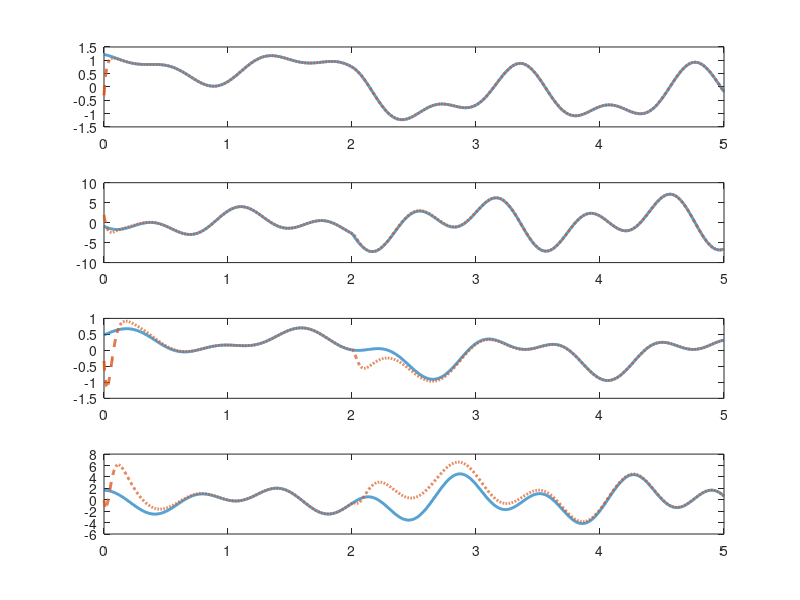
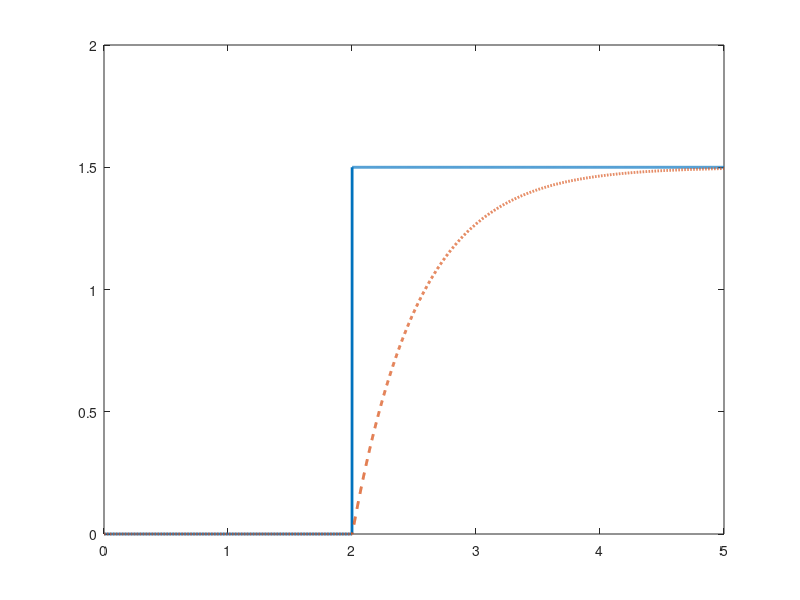

Reproduce these figures in MATLAB, in order.
clc
clear
close all

%% Simulation Time Vars

dt = 0.001;
SimTime = 5;
t = (0:dt:SimTime)';
nt = numel(t);

%% Single-Link Flexible Joint Robot System Params

A = [1, 1e-3, 0, 0; -0.05, 1, 0.05, 0; 0, 0, 1, 1e-3; 0.02, 0, -0.02, 1];
B = [0, 0.0216, 0, 0]';
f = @(x) [0, 0, 0, -0.0333 * sin(x)]';

% A_tilde = diag(linspace(-0.8, 0.8, 4));
% A_tilde = 0.1 * eye(4);
A_tilde = [-0.5, 0.5, 0, 0; -0.5, -0.5, 0, 0; 0, 0, -0.2, 0.3; 0, 0, -0.3, -0.2];

%% Designing Params

M = zeros(4); M(4, 3) = 0.06;
N = zeros(4); N(3, 3) = 0.06;

H = [16.956, 0, 0, 0; 0, 17.82, -9.07, 0.138; 0, -9.07, 21.824, -1.526; 0, 0.138, -1.526, 0.4060];
Y = [0.8478, 0.0085, 0, 0; -0.4317, 0.8473, 0, 0; 0.2055, -0.0798, 0, 0; 0.0006, -0.0025, 0, 0];

Q = 0.5 * eye(4);
L = A - H \ Y;

%% Simulation

x = zeros(4, nt);
x(:, 1) = randn(4, 1);

x_bar = zeros(4, nt);
x_bar(:, 1) = randn(4, 1);

x_tilde = zeros(4, nt);
x_tilde(:, 1) = x(:, 1) - x_bar(:, 1);

theta = zeros(nt, 1);
theta_bar = zeros(nt, 1);
theta_tilde = zeros(nt, 1);

u = ones(nt, 1);

for k = 1:nt - 1

    % u(k) = 1;
    % u(k) = B \ ((A_tilde - A) * x(:, k) - f(x(3, k))) / (1 - theta(k));
    PI = - B * u(k);

    if k*dt > 2
        theta(k+1) = 1.5;
    end

    x(:, k+1) = A * x(:, k) + f(x(3, k)) + B * u(k) + PI * theta(k);
    
    XI = 2 * (PI * PI' + Q)^(-1);
    
    x_tilde(:, k+1) = L * x_tilde(:, k) + PI * theta_tilde(k) + (f(x(3, k)) - f(x_bar(3, k)));
    
    x_bar(:, k+1) = A * x_bar(:, k) + f(x_bar(3, k)) + B * u(k) + PI * theta_bar(k) + H \ Y * x_tilde(:, k);
    
    theta_bar(k+1) = theta_bar(k) + PI' * XI * (x_tilde(:, k+1) - L * x_tilde(:, k) - (f(x(3, k)) - f(x_bar(3, k))));
    theta_tilde(k+1) = theta(k) - theta_bar(k);

end

x = x';
x_bar = x_bar';
x_tilde = x_tilde';

figure
subplot(4, 1, 1)
plot(t, x(:, 1), 'LineWidth', 2)
hold on
plot(t, x_bar(:, 1), '--', 'LineWidth', 2)

subplot(4, 1, 2)
plot(t, x(:, 2), 'LineWidth', 2)
hold on
plot(t, x_bar(:, 2), '--', 'LineWidth', 2)

subplot(4, 1, 3)
plot(t, x(:, 3), 'LineWidth', 2)
hold on
plot(t, x_bar(:, 3), '--', 'LineWidth', 2)

subplot(4, 1, 4)
plot(t, x(:, 4), 'LineWidth', 2)
hold on
plot(t, x_bar(:, 4), '--', 'LineWidth', 2)

figure
plot(t, theta, 'LineWidth', 2)
hold on
plot(t, theta_bar, '--', 'LineWidth', 2)
% figure
% plot(t, x_tilde)



